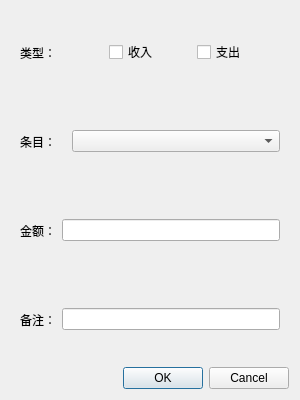
<?xml version="1.0" encoding="UTF-8"?>
<ui version="4.0">
 <class>add</class>
 <widget class="QDialog" name="add">
  <property name="geometry">
   <rect>
    <x>0</x>
    <y>0</y>
    <width>300</width>
    <height>400</height>
   </rect>
  </property>
  <property name="windowTitle">
   <string>添加记录</string>
  </property>
  <layout class="QVBoxLayout" name="verticalLayout_2">
   <item>
    <layout class="QVBoxLayout" name="verticalLayout">
     <item>
      <widget class="QWidget" name="widget" native="true">
       <layout class="QHBoxLayout" name="horizontalLayout_2">
        <item>
         <layout class="QHBoxLayout" name="horizontalLayout">
          <item>
           <widget class="QLabel" name="label">
            <property name="text">
             <string>类型：</string>
            </property>
           </widget>
          </item>
          <item>
           <widget class="QCheckBox" name="income">
            <property name="text">
             <string>收入</string>
            </property>
           </widget>
          </item>
          <item>
           <widget class="QCheckBox" name="expenditure">
            <property name="text">
             <string>支出</string>
            </property>
           </widget>
          </item>
         </layout>
        </item>
       </layout>
      </widget>
     </item>
     <item>
      <widget class="QWidget" name="widget_3" native="true">
       <layout class="QHBoxLayout" name="horizontalLayout_4">
        <item>
         <layout class="QHBoxLayout" name="horizontalLayout_3" stretch="2,9">
          <item>
           <widget class="QLabel" name="label_2">
            <property name="text">
             <string>条目：</string>
            </property>
           </widget>
          </item>
          <item>
           <widget class="QComboBox" name="type"/>
          </item>
         </layout>
        </item>
       </layout>
      </widget>
     </item>
     <item>
      <widget class="QWidget" name="widget_4" native="true">
       <layout class="QHBoxLayout" name="horizontalLayout_6">
        <item>
         <layout class="QHBoxLayout" name="horizontalLayout_5">
          <item>
           <widget class="QLabel" name="label_3">
            <property name="text">
             <string>金额：</string>
            </property>
           </widget>
          </item>
          <item>
           <widget class="QLineEdit" name="amount"/>
          </item>
         </layout>
        </item>
       </layout>
      </widget>
     </item>
     <item>
      <widget class="QWidget" name="widget_2" native="true">
       <layout class="QHBoxLayout" name="horizontalLayout_8">
        <item>
         <layout class="QHBoxLayout" name="horizontalLayout_7">
          <item>
           <widget class="QLabel" name="label_4">
            <property name="text">
             <string>备注：</string>
            </property>
           </widget>
          </item>
          <item>
           <widget class="QLineEdit" name="note"/>
          </item>
         </layout>
        </item>
       </layout>
      </widget>
     </item>
    </layout>
   </item>
   <item>
    <widget class="QDialogButtonBox" name="buttonBox">
     <property name="orientation">
      <enum>Qt::Horizontal</enum>
     </property>
     <property name="standardButtons">
      <set>QDialogButtonBox::Cancel|QDialogButtonBox::Ok</set>
     </property>
    </widget>
   </item>
  </layout>
 </widget>
 <resources/>
 <connections>
  <connection>
   <sender>buttonBox</sender>
   <signal>accepted()</signal>
   <receiver>add</receiver>
   <slot>accept()</slot>
   <hints>
    <hint type="sourcelabel">
     <x>248</x>
     <y>254</y>
    </hint>
    <hint type="destinationlabel">
     <x>157</x>
     <y>274</y>
    </hint>
   </hints>
  </connection>
  <connection>
   <sender>buttonBox</sender>
   <signal>rejected()</signal>
   <receiver>add</receiver>
   <slot>reject()</slot>
   <hints>
    <hint type="sourcelabel">
     <x>316</x>
     <y>260</y>
    </hint>
    <hint type="destinationlabel">
     <x>286</x>
     <y>274</y>
    </hint>
   </hints>
  </connection>
 </connections>
</ui>
